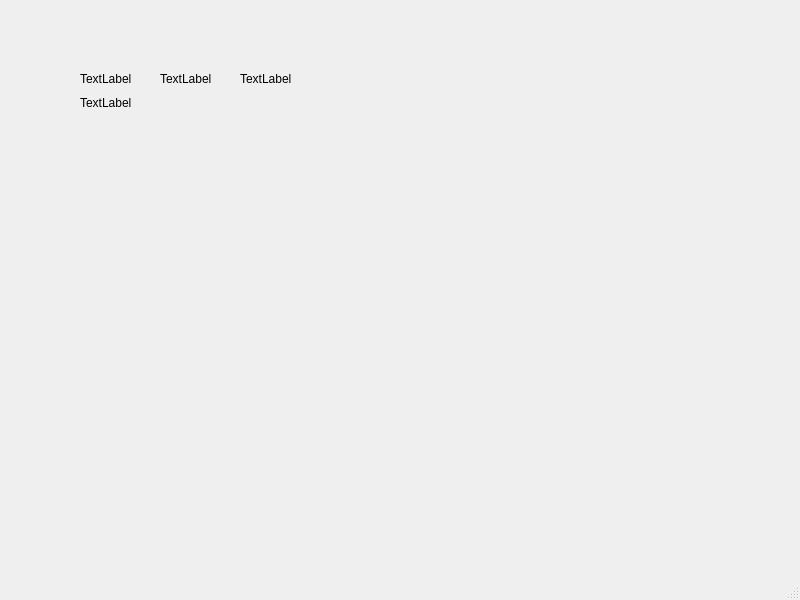
<?xml version="1.0" encoding="UTF-8"?>
<ui version="4.0">
 <class>MainWindow</class>
 <widget class="QMainWindow" name="MainWindow">
  <property name="geometry">
   <rect>
    <x>0</x>
    <y>0</y>
    <width>800</width>
    <height>600</height>
   </rect>
  </property>
  <property name="windowTitle">
   <string>MainWindow</string>
  </property>
  <widget class="QWidget" name="centralwidget">
   <widget class="QWidget" name="">
    <property name="geometry">
     <rect>
      <x>80</x>
      <y>70</y>
      <width>234</width>
      <height>41</height>
     </rect>
    </property>
    <layout class="QVBoxLayout" name="verticalLayout">
     <item>
      <layout class="QHBoxLayout" name="horizontalLayout">
       <item>
        <widget class="QLabel" name="label">
         <property name="text">
          <string>TextLabel</string>
         </property>
        </widget>
       </item>
       <item>
        <widget class="QLabel" name="label_3">
         <property name="text">
          <string>TextLabel</string>
         </property>
        </widget>
       </item>
       <item>
        <widget class="QLabel" name="label_2">
         <property name="text">
          <string>TextLabel</string>
         </property>
        </widget>
       </item>
      </layout>
     </item>
     <item>
      <widget class="QLabel" name="label_4">
       <property name="text">
        <string>TextLabel</string>
       </property>
      </widget>
     </item>
    </layout>
   </widget>
  </widget>
  <widget class="QMenuBar" name="menubar">
   <property name="geometry">
    <rect>
     <x>0</x>
     <y>0</y>
     <width>800</width>
     <height>25</height>
    </rect>
   </property>
  </widget>
  <widget class="QStatusBar" name="statusbar"/>
 </widget>
 <resources/>
 <connections/>
</ui>
